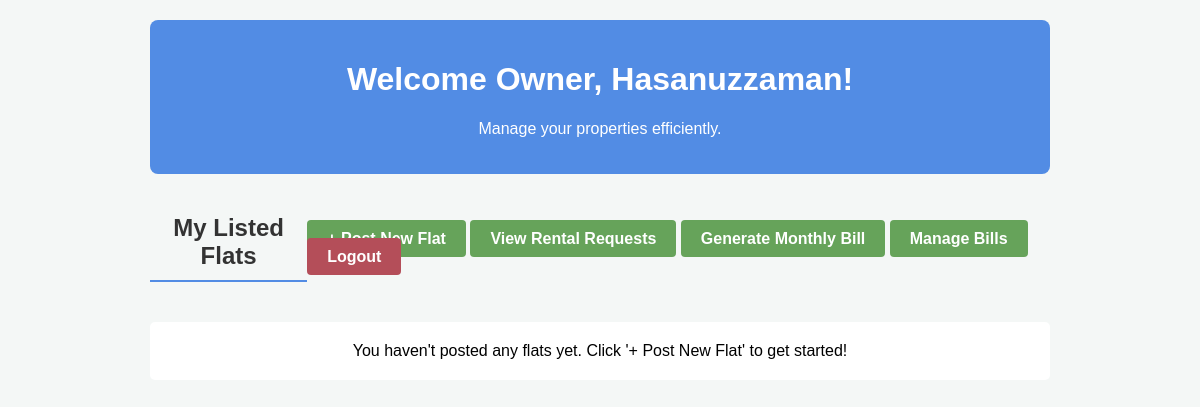
Page /owner_dashboard.php (signed in) on the earlier database version.
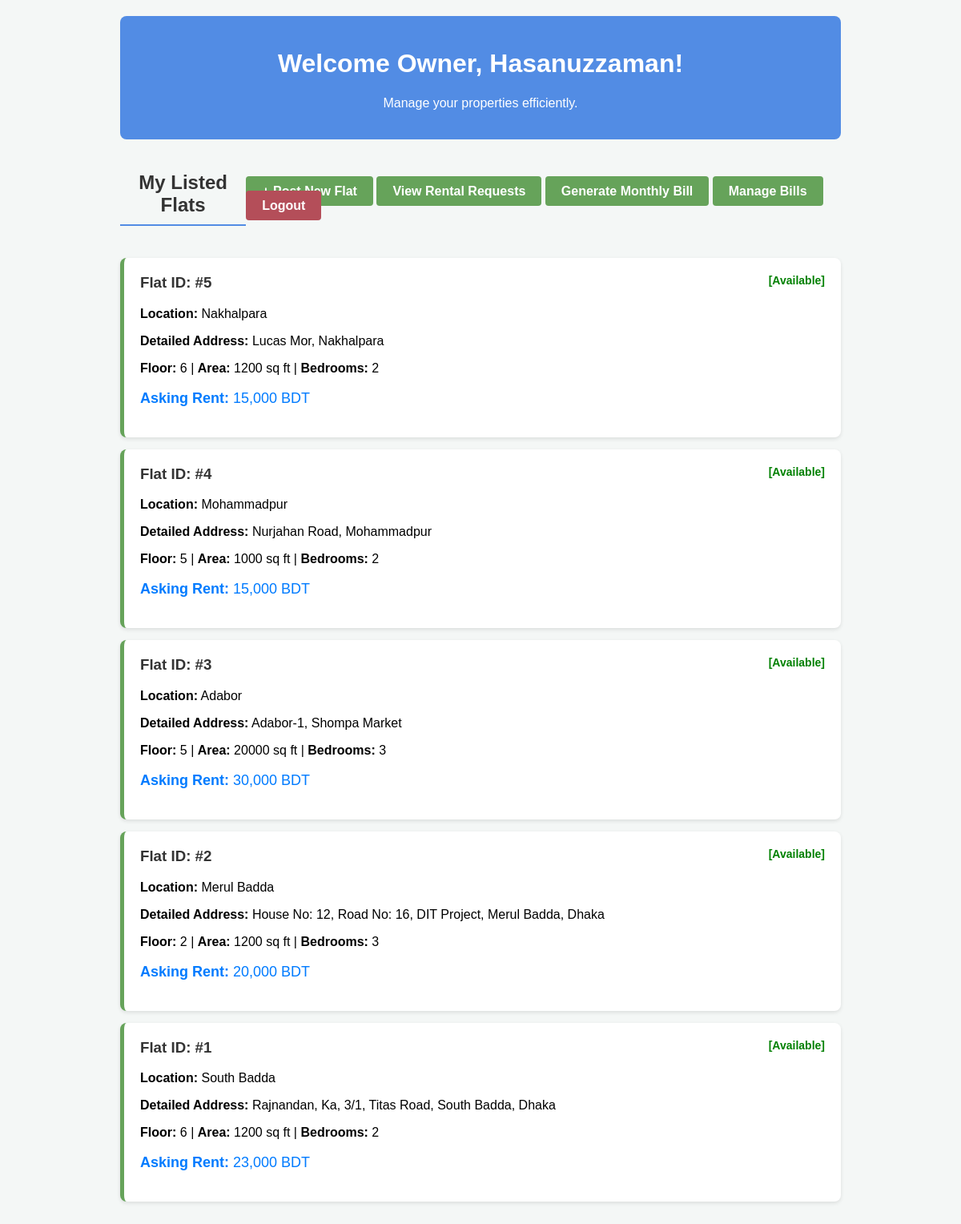
Same page on the later database version.
### tables this page shows
CREATE TABLE `flat` (
  `flat_id` int(11) NOT NULL,
  `area` int(11) NOT NULL,
  `location` varchar(100) NOT NULL,
  `asking_rent` int(11) NOT NULL,
  `bedroom` int(11) NOT NULL,
  `floor` int(11) NOT NULL,
  `detailed_location` varchar(2000) NOT NULL,
  `status` varchar(50) NOT NULL,
  `owner_id` int(11) NOT NULL
);

### owner_dashboard.php (the view, shortened to what this page needs)
<?php
include 'db.php';
$owner_id = $_SESSION['user_id'];
?>
<!DOCTYPE html>
<html lang="en">
<head>
    <link rel="stylesheet" href="css/style.css">
</head>
<body>
    <div class="dashboard-container">
        <div class="header-owner">
            <h1>Welcome Owner, <?php echo htmlspecialchars($_SESSION['name']); ?>!</h1>
            <p>Manage your properties efficiently.</p>
        </div>
        <div class="action-bar">
            <h2>My Listed Flats</h2>
            <div>
                <a href="post_flat.php" class="btn-post">+ Post New Flat</a>
                <a href="view_requests.php" class="btn-post">View Rental Requests</a>
                <a href="generate_bill.php" class="btn-post">Generate Monthly Bill</a>
                <a href="owner_bills.php" class="btn-post">Manage Bills</a>
                <a href="actions/logout_action.php" class="btn-logout">Logout</a>
            </div>
        </div>
        <?php
        $sql = "SELECT * FROM flat WHERE owner_id = ? ORDER BY flat_id DESC";
        $stmt = $conn->prepare($sql);
        $stmt->bind_param("i", $owner_id);
        $stmt->execute();
        $result = $stmt->get_result();
        if ($result->num_rows > 0) {
            while ($flat = $result->fetch_assoc()) {
                $flat_status = !empty($flat['status']) ? $flat['status'] : 'Unknown';
                $status_color = (strtolower($flat_status) === 'available') ? 'green' : 'red';
        ?>
                <div class="flat-card border-owner">
                    <h3>Flat ID: #<?php echo htmlspecialchars($flat['flat_id']); ?>
                        <span style="font-size: 14px; float: right; color: <?php echo $status_color; ?>;">
                            [<?php echo htmlspecialchars($flat_status); ?>]
                        </span>
                    </h3>
                    <p><strong>Location:</strong> <?php echo htmlspecialchars($flat['location']); ?></p>
                    <p><strong>Detailed Address:</strong> <?php echo htmlspecialchars($flat['detailed_location']); ?></p>
                    <p>
                        <strong>Floor:</strong> <?php echo $flat['floor']; ?> |
                        <strong>Area:</strong> <?php echo $flat['area']; ?> sq ft |
                        <strong>Bedrooms:</strong> <?php echo $flat['bedroom']; ?>
                    </p>
                    <p style="font-size: 18px; color: #007BFF;"><strong>Asking Rent:</strong> <?php echo number_format($flat['asking_rent']); ?> BDT</p>
                </div>
        <?php
            }
        } else {
            echo "<p style='text-align: center; padding: 20px; background-color: white; border-radius: 5px;'>You haven't posted any flats yet. Click '+ Post New Flat' to get started!</p>";
        }
        ?>
    </div>
</body>
</html>

### css/style.css (style rules this page uses)
body { font-family: Arial, sans-serif; background-color: #f4f7f6; margin: 0; padding: 20px; }
h2 { text-align: center; color: #333333; border-bottom: 2px solid #528ce4; padding-bottom: 10px; margin-bottom: 20px; }
a { color: #528ce4; text-decoration: none; }
.dashboard-container { max-width: 900px; margin: 0 auto; }
.header-owner { background-color: #528ce4; color: white; padding: 20px; text-align: center; border-radius: 8px; margin-bottom: 20px; }
.action-bar { display: flex; justify-content: space-between; align-items: center; margin-bottom: 20px; }
.btn-post { background-color: #66a35a; color: white; padding: 10px 20px; text-decoration: none; border-radius: 4px; font-weight: bold; }
.btn-logout { background-color: #b44e59; color: white; padding: 10px 20px; text-decoration: none; border-radius: 4px; font-weight: bold; }
.flat-card { background-color: white; padding: 20px; border-radius: 8px; box-shadow: 0 2px 5px rgba(0,0,0,0.1); margin-bottom: 15px; }
.border-owner { border-left: 5px solid #66a35a; }
.flat-card h3 { margin-top: 0; color: #333; }

Differences in the rows shown:
added flat: flat_id "5", status "Available", location "Nakhalpara", detailed_location "Lucas Mor, Nakhalpara", floor "6", area "1200", bedroom "2", asking_rent "15,000"
added flat: flat_id "4", status "Available", location "Mohammadpur", detailed_location "Nurjahan Road, Mohammadpur", floor "5", area "1000", bedroom "2", asking_rent "15,000"
added flat: flat_id "3", status "Available", location "Adabor", detailed_location "Adabor-1, Shompa Market", floor "5", area "20000", bedroom "3", asking_rent "30,000"
added flat: flat_id "2", status "Available", location "Merul Badda", detailed_location "House No: 12, Road No: 16, DIT Project, Merul Badda, Dhaka", floor "2", area "1200", bedroom "3", asking_rent "20,000"
added flat: flat_id "1", status "Available", location "South Badda", detailed_location "Rajnandan, Ka, 3/1, Titas Road, South Badda, Dhaka", floor "6", area "1200", bedroom "2", asking_rent "23,000"
Other differences:
text no longer shown: "You haven't posted any flats yet. Click '+ Post New Flat' to get started!"
